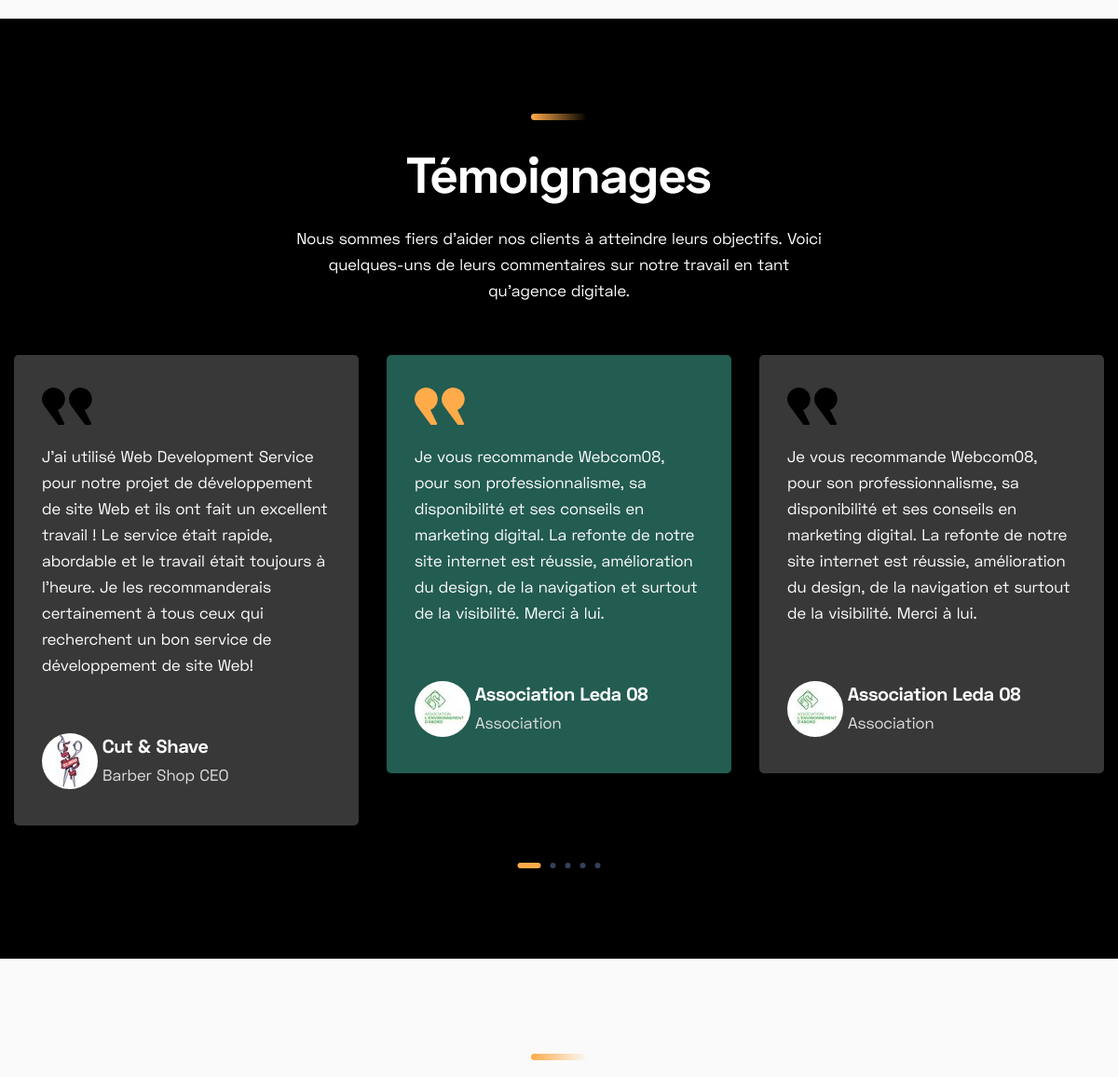
Page /a-propos/ (middle part) on the earlier database version.
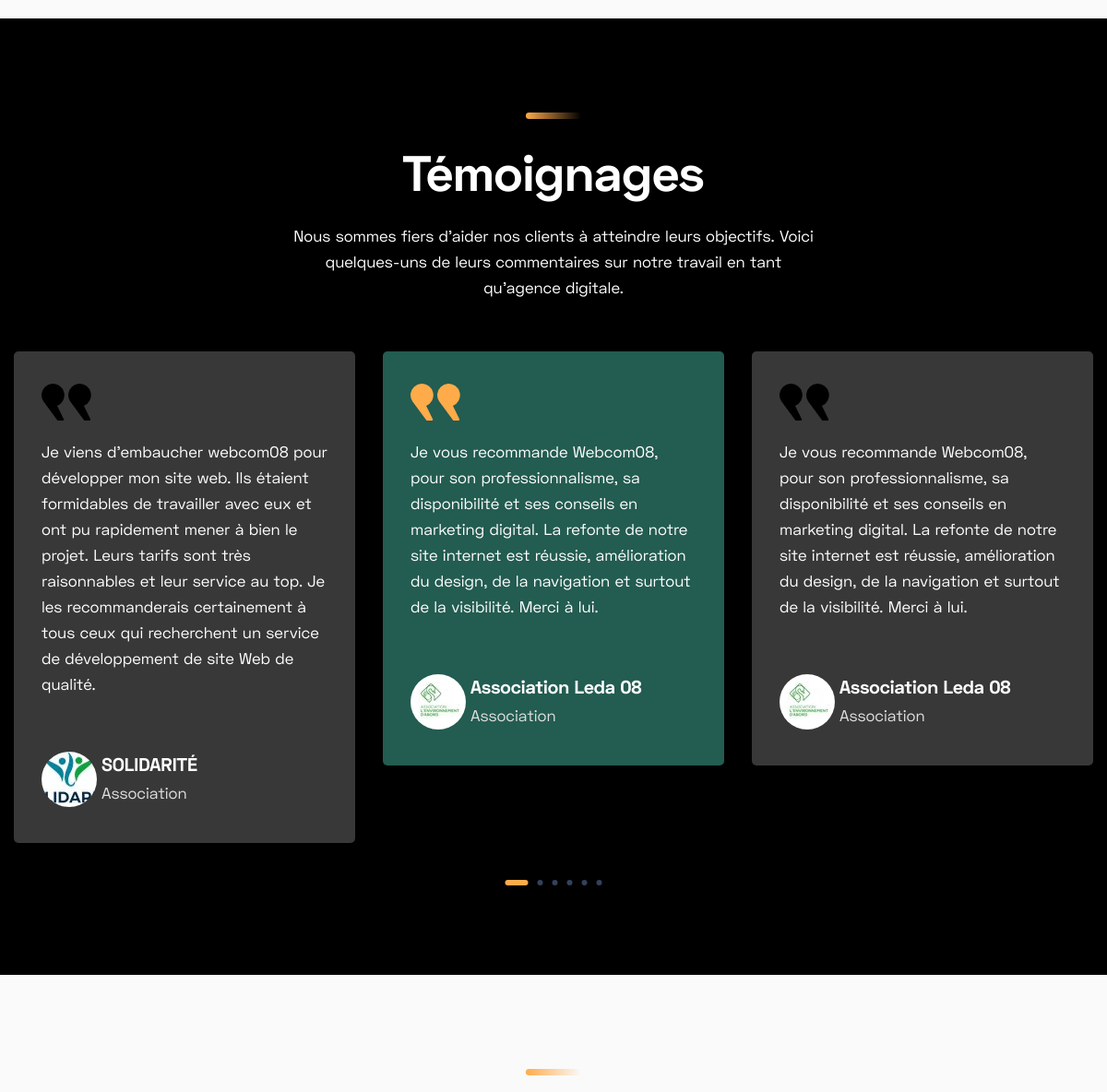
Same page on the later database version.
### homepage/models.py (models this page shows, shortened)
class SiteSetting(models.Model):
    STATUS = (
        ('True', 'True'),
        ('False', 'False'),
    )
    title = models.CharField(max_length=200)
    meta_keyword = models.CharField(max_length=200)
    meta_description = models.TextField()
    address = models.CharField(max_length=200)
    phone = models.IntegerField()
    email = models.EmailField(blank=True, null=True, max_length=50)
    logo = models.ImageField(blank=True, null=True, upload_to='icon/')
    favicon = models.ImageField(blank=True, null=True, upload_to='icon/')
    facebook = models.URLField(blank=True, max_length=500)
    discord = models.URLField(blank=True, max_length=500)
    youtube = models.URLField(blank=True, max_length=500)
    contact = models.TextField()
    status = models.CharField(max_length=50, choices=STATUS)
    created_at = models.DateTimeField(auto_now_add=True)
    updated_at = models.DateTimeField(auto_now=True)

### testimonial/models.py (models this page shows, shortened)
class Testimonial(models.Model):
    tmo_id = models.AutoField(primary_key=True)
    client_name = models.CharField(max_length=200)
    client_designatiion = models.CharField(max_length=200)
    image = ProcessedImageField(upload_to='clients/',
                                   processors=[ResizeToFill(60, 60)],
                                   format='JPEG',
                                   options={'quality':80})
    client_message = models.TextField()
    add_date = models.DateTimeField(auto_now_add=True, null=True)
    class Meta:
        verbose_name_plural = "Testimonial"

### about/views.py (the view)
# urls.py: path('', views.about, name="about"),
def about(request):
    settings = SiteSetting.objects.all()
    aslider = AboutSlider.objects.all().order_by('-id')[:1]
    aboutone = AboutContentOne.objects.all().order_by('-content_id')[:1]
    abouttwo = AboutContentTwo.objects.all().order_by('-content_id')[:1]
    progressbar = ProgressBar.objects.all().order_by('-progress_id')[:3]
    testimonial = Testimonial.objects.all()
    portfolio = Portfolios.objects.all().order_by('-portfolio_id')[:3]
    a_seo = AboutSeoSnippets.objects.all().order_by('-s_id')[:1]
    team = TeamMember.objects.all()
    context={'settings':settings,
             'aslider':aslider,
             'aboutone':aboutone,
             'abouttwo':abouttwo,
             'progressbar':progressbar,
             'a_seo':a_seo,
             'testimonial':testimonial,
             'portfolio':portfolio,
             'team':team, }
    return render(request, 'about.html', context)

### portfolio/models.py (called while the page is built)
    def __str__(self):
        return self.title

### about/templates/about.html (shortened to what this page needs)
{% extends 'base.html' %}
{% load static %}
{% block aboutpage %}
    <section class="testimonial-area mt-100">
        <div class="container">
            <div class="row justify-content-center">
                <div class="col-lg-6 col-md-9">
                    <div class="section-title section-title-2 text-center">
                        <img src="{% static 'images/hero-line.png' %}" alt="our latest testimonial ddd">
                        <h3 class="title">Témoignages
                        </h3>
                        <p>Nous sommes fiers d'aider nos clients à atteindre leurs objectifs. Voici quelques-uns de leurs commentaires sur notre travail en tant qu'agence digitale.</p>
                    </div>
                </div>
            </div>
            <div class="row testimonial-active">
                {% for testimonial in testimonial %}
                <div class="col-lg-4">
                    <div class="testimonial-item mt-30">
                        <div class="quote">
                        </div>
                        <p>{{testimonial.client_message}}</p>
                        <div class="info">
                            <img style="border-radius:40px;" src="{{testimonial.image.url}}" alt="{{testimonial.client_name}}">
                            <h5 class="title">{{testimonial.client_name}}</h5>
                            <span>{{testimonial.client_designatiion}}</span>
                        </div>
                    </div>
                </div>
                {% endfor %}
            </div>
        </div>
    </section>
    <section class="team-area">
        <div class="container">
            <div class="row justify-content-center">
                <div class="col-lg-6 col-md-9">
                    <div class="section-title text-center">
                        <img src="{% static 'images/hero-line.png' %}" alt="our team image det">
                        <h3 class="title">Notre équipe</h3>
                    </div>
                </div>
            </div>
        </div>
    </section>
    {% endblock aboutpage %}

### homepage/templates/base.html (shortened to what this page needs)
{% load static %}
{% for settings in settings %}
<!doctype html>
<html lang="en">
<head>
    <link rel="stylesheet" href="{% static 'css/bootstrap.min.css' %}">
    <link rel="stylesheet" href="{% static 'css/bootstrap.min.css' %}">
    <link rel="stylesheet" href="{% static 'css/font-awesome.min.css' %}">
    <link rel="stylesheet" href="{% static 'css/magnific-popup.css' %}">
    <link rel="stylesheet" href="{% static 'css/animate.min.css' %}">
    <link rel="stylesheet" href="{% static 'css/slick.css' %}">
    <link rel="stylesheet" href="{% static 'css/default.css' %}">
    <link rel="stylesheet" href="{% static 'css/style.css' %}">
    <link rel="stylesheet" href="{% static 'css/gallery.css' %}">
    <link href="https://getbootstrap.com/docs/5.2/assets/css/docs.css" rel="stylesheet">
</head>
<body>
{% block aboutpage %}
{% endblock aboutpage %}
    {% endfor %}
</body>
</html>

### static/css/default.css (style rules this page uses)
.mt-30 { margin-top: 30px; }
.mt-100 { margin-top: 100px; }

Differences in the rows shown:
changed SiteSetting: loses Testimonial (client_message "J'ai utilisé Web Development Service pour notre projet de développement de site Web et ils ont fait un excellent travail ! Le service était rapide, abordable et le travail était toujours à l'heure. Je les recommanderais certainement à tous ceux qui recherchent un bon service de développement de site Web!", image (picture), client_name "Cut & Shave", client_designatiion "Barber Shop CEO")
added Testimonial: client_message "Je viens d'embaucher webcom08 pour développer mon site web. Ils étaient formidables de travailler avec eux et ont pu rapidement mener à bien le projet. Leurs tarifs sont très raisonnables et leur service au top. Je les recommanderais certainement à tous ceux qui recherchent un service de développement de site Web de qualité.", image (picture), client_name "SOLIDARITÉ", client_designatiion "Association"
